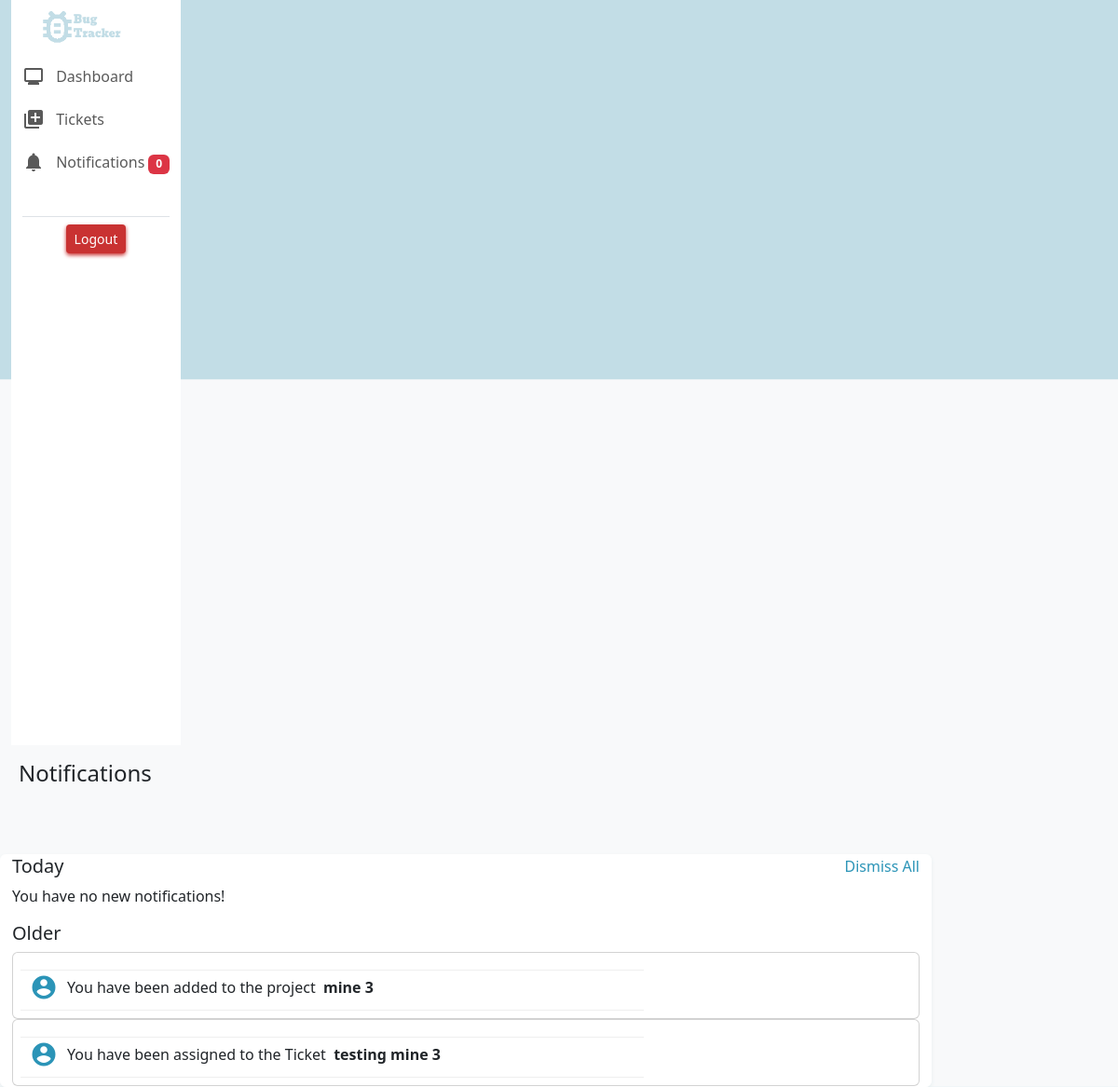
The app's page /notifications (signed in), older data.
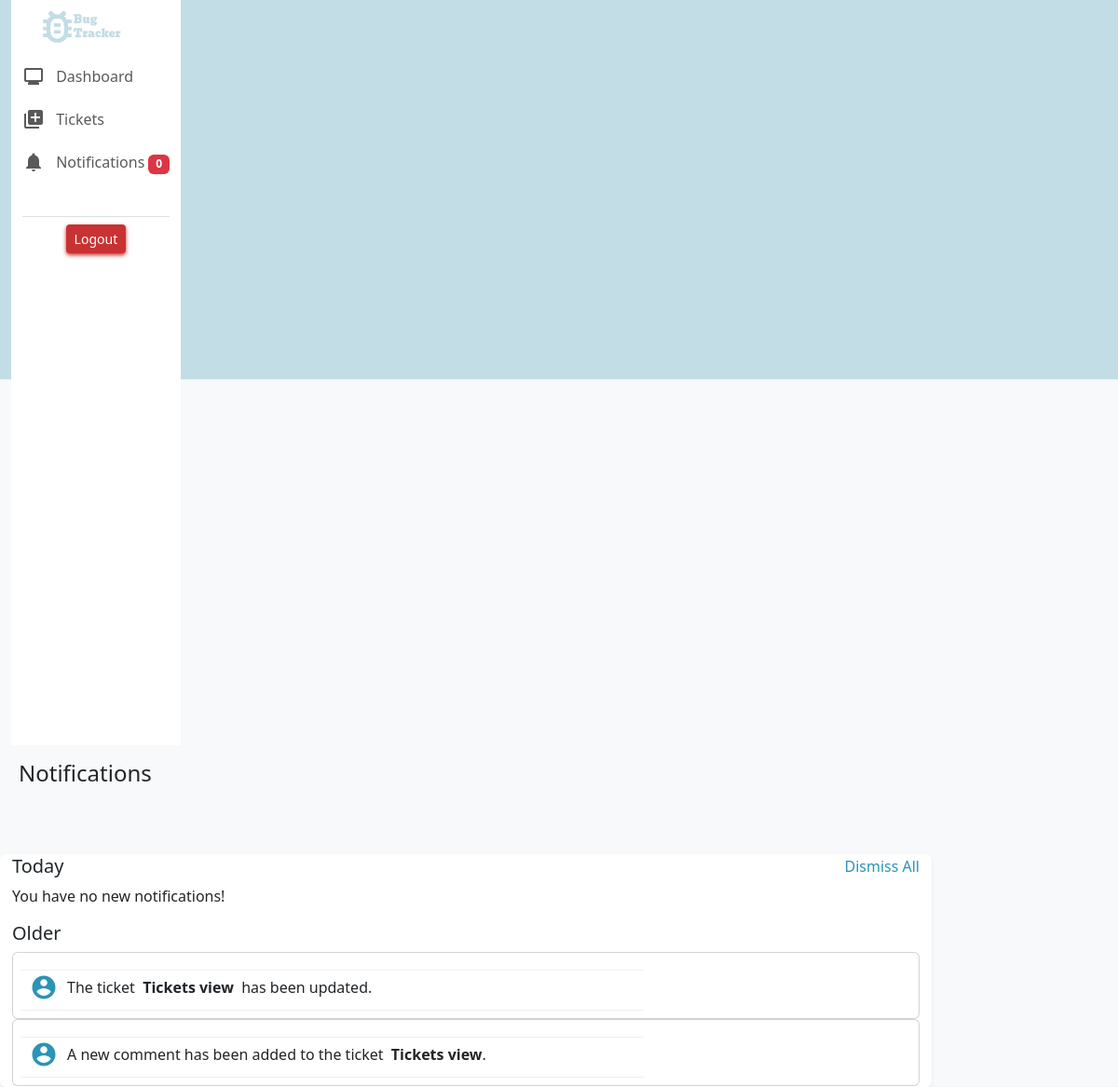
The same page, newer data.
### bug_tracker/models.py (models this page shows, shortened)
class Notification(models.Model):
    user = models.ForeignKey(CustomUser, on_delete=models.CASCADE, null=True)
    project = models.ForeignKey('Project', on_delete=models.CASCADE, null=True)
    message = models.CharField(max_length=255)
    created_at = models.DateTimeField(default=timezone.now)

### bug_tracker/views.py (the view)
# urls.py: path("notifications", views.notifications, name="notifications"),
@login_required(login_url='layout')
def notifications(request):
    if request.method == "GET":
        notifications = Notification.objects.filter(user=request.user)
        now = timezone.now()
        threshold = now - timedelta(seconds=60)
        today_notifications = notifications.filter(created_at__gte=threshold)
        older_notifications = notifications.filter(created_at__lt=threshold)
        if today_notifications.exists():
            return render(request, "bug_tracker/notifications.html", {
                "notifications": today_notifications,
                "older_notifications": older_notifications
            })
        else:
            return render(request, "bug_tracker/notifications.html", {
                "none_notification": "You have no new notifications!",
                "older_notifications": older_notifications
            })

### bug_tracker/context_processors.py (called while the page is built)
def my_context_processor(request):
    new_count = 0
    if request.user.is_authenticated:
        notifications = Notification.objects.filter(user=request.user)
        now = timezone.now()
        threshold = now - timedelta(seconds=60)
        today_notifications = notifications.filter(created_at__gte=threshold)
        new_count = today_notifications.count()
    return {
        'new_count': new_count
    }

### bug_tracker/templates/bug_tracker/notifications.html (shortened to what this page needs)
{% extends "bug_tracker/layout.html" %}
{% load static %}
{% block content %}
<div class="col-sm-10">
    <div class="pt-3 ps-2 h4 pb-3">Notifications</div>
    <div class="row">
        <div class="col-sm-12 bg-light2 border-charts mt-5 rounded notification-container">
            <div class="d-flex justify-content-between">
                <div class="h5 today">Today</div>
                <div class="dismiss"><a id="dismiss-all" class="y-n" href="#">Dismiss All</a></div>
            </div>
            {% if none_notification %}
                <p>{{ none_notification }}</p>
            {% endif %}
            <div class="d-flex justify-content-between mt-3">
                <div class="h5 older">Older</div>
            </div>
            {% if older_notifications %}
                {% for notification in older_notifications %}
                    <div class="card notification-card notification-invitation">
                        <div class="card-body">
                            <table>
                                <tr>
                                    <td style="width:70%">
                                        <div class="card-title">
                                            <span class="material-icons">account_circle</span>
                                            {{ notification.message|safe }}
                                        </div>
                                    </td>
                                </tr>
                            </table>
                        </div>
                    </div>
                {% endfor %}
            {% endif %}
        </div>
    </div>
</div>
{% endblock %}

### bug_tracker/templates/bug_tracker/layout.html (shortened to what this page needs)
{% load static %}
<!DOCTYPE html>
<html lang="en">
<head>
    <link rel="stylesheet" href="https://cdn.jsdelivr.net/npm/bootstrap@5.3.0/dist/css/bootstrap.min.css">
    <link href="{% static 'styles.css' %}" rel="stylesheet">
</head>
<body>
 {% if user.is_authenticated %}
 <body class="bg" style="background-image: url('/static/bg5.png');">
  <div class="container-fluid">
      <div class="row">
          <div class="col-sm-2 nav-custom-w shodow">
              <nav class="navbar bg-light2 navbar-light align-items-start">
                  <div class="container-fluid">
                    <ul class="navbar-nav">
                      <li class="nav-item ps-3">
                         <a class="navbar-brand" href="#">
                          <img src="/static/bug.png" alt="Avatar Logo" style="width:110px;" class="rounded-pill">
                          </a>
                      </li>
                     <li class="nav-item pt-2 mt-1">
                        <a class="nav-link" href="{% url 'index' %}"><span class="material-icons md2-17 md-light2">
                          </span> <span class="align-top ps-2 text-color4">Dashboard</span></a>
                      </li>
                      <li class="nav-item ">
                        <a class="nav-link" href="{% url 'tickets' %}"><span class="material-icons md2-17 md-light3">
                          </span> <span class="align-top ps-2 text-color4">Tickets</span></a>
                      </li>
                      <li class="nav-item">
                        <a class="nav-link " href="{% url 'notifications'%}"><span class="material-icons md2-17 md-light3">
                          </span> <span class="align-top ps-2 text-color4">Notifications<span class="badge bg-danger ms-1">{{ new_count }}</span></span></a>
                      </li>
                      <li class="nav-item mt-3">
                          <div class="border-bottom mt-3 mb-2"></div>
                       </li>
                       <form action="{% url 'logout' %}" method="POST">
                       <li class="nav-item text-center">
                          <div class="button1">
                              <button type="submit" class="btn  btn-sm button4 shadow2 text-center">Logout</button>
                          </div>
                       </li>
                       </form>
                    </ul>
                  </div>
                </nav>
          </div>
            {% block content %}
            {% endblock %}
      </div>
  </div>
<body>
  {% endif %}
</body>
</html>

### bug_tracker/static/styles.css (style rules this page uses)
.bg { background-size: cover; background-position: center; }
.bg-light2 { background-color: white; }
.navbar { height: 100vh; }
.button4 { background-color: rgb(201, 50, 50); color:white; }
.shadow2 { box-shadow: 0 2px 4px rgba(201, 50, 50); }
.nav-custom-w { width: auto; }
table { width: 100%; border-collapse: collapse; margin-top: 10px; }
tbody td { padding-top: 3px; padding-left: 10px; border-top: 1px solid rgb(239, 239, 239); border-bottom: 1px solid rgb(239, 239, 239); }
.material-icons { font-family: 'Material Icons'; }
.border-charts { border: 1px solid white; box-shadow: 0 2px 4px #e6eef0; }
.card-title:before { display: inline-block; font-family: 'Material Icons'; font-weight: 900; font-size: 1.1rem; text-align: center; border: 2px solid grey; border-radius: 100px; width: 30px; height: 10px; padding-bottom: 1px; margin-right: 5px; }
.y-n { text-decoration: none; color: #2b94b7; }
.card-title { display: flex; align-items: center; }
.card-title span.material-icons { margin-right: 10px; vertical-align: middle; font-size: 30px; color: #2b94b7; }
.notification-container { max-height: 570px; overflow-y: auto; }

Row changes from the older to the newer data that the page shows:
removed Notification: message "You have been added to the project mine 3"
removed Notification: message "You have been assigned to the Ticket testing mine 3"
added Notification: message "The ticket Tickets view has been updated."
added Notification: message "A new comment has been added to the ticket Tickets view ."
